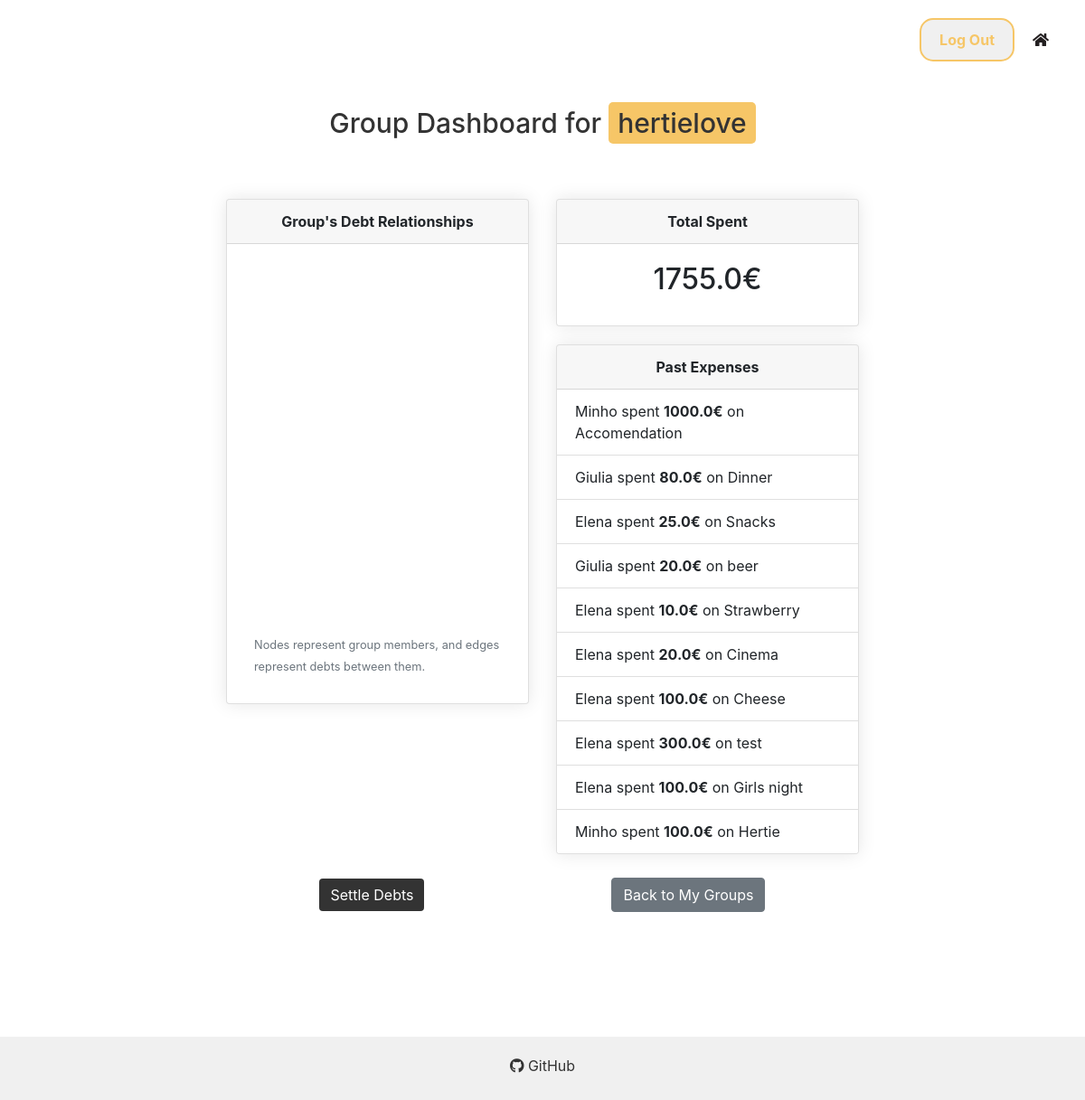
Page /group_dashboard/hertielove (signed in) on the committed database.
### app/models.py (models this page shows)
class Group(db.Model):
    id = db.Column(db.Integer, primary_key=True)
    name = db.Column(db.String(100), nullable=False)
    expenses = db.relationship('Expense', backref='group')

class User(db.Model, UserMixin):
    id = db.Column(db.Integer, primary_key=True)
    first_name = db.Column(db.String(100), nullable=False)
    last_name = db.Column(db.String(100), nullable=False)
    username = db.Column(db.String(80), unique=True, nullable=False)
    password = db.Column(db.String(80), nullable=False)
    paypal_username = db.Column(db.String(80), unique=True, nullable=False)
    groups = db.relationship('Group', secondary='user_group', backref='members')
    expenses_paid = db.relationship('Expense', backref='payer', foreign_keys='Expense.payer_id')

class Expense(db.Model):
    id = db.Column(db.Integer, primary_key=True)
    description = db.Column(db.String(255), nullable=False)
    amount = db.Column(db.Float, nullable=False)
    payer_id = db.Column(db.Integer, db.ForeignKey('user.id'), nullable=False)
    group_id = db.Column(db.Integer, db.ForeignKey('group.id'), nullable=False)
    debtors = db.relationship('User', secondary='expense_debtors', backref=db.backref('debts'))
    settled = db.Column(db.Boolean, default=False, nullable=False)

### app/routes.py (the view)
    @app.route('/group_dashboard/<group_name>', methods=['GET'])
    @login_required
    def group_dashboard(group_name):
        group = Group.query.filter_by(name=group_name).first_or_404()
        expenses = Expense.query.filter_by(group_id=group.id).all()
        total_spent = sum(expense.amount for expense in expenses)
        past_expenses = [
            {
                'spender': "You" if expense.payer_id == current_user.id else User.query.get(
                    expense.payer_id).first_name,
                'amount': expense.amount,
                'description': expense.description
            } for expense in expenses
        ]
        nodes = set()
        edges = []
        for expense in expenses:
            nodes.add(expense.payer_id)  # Ensure payer is added as a node
            split_amount = expense.amount / max(len(expense.debtors), 1)  # Safely handle division
            for debtor in expense.debtors:
                if debtor.id != expense.payer_id:
                    nodes.add(debtor.id)
                    edges.append({
                        'from': expense.payer_id,
                        'to': debtor.id,
                        'label': f"€{split_amount:.2f}"
                    })
        nodes = [{'id': node_id, 'label': User.query.get(node_id).first_name} for node_id in nodes]
        return render_template('group_dashboard.html', group=group, total_spent=total_spent,
                               past_expenses=past_expenses, nodes=nodes, edges=edges, group_name=group_name)

### app/__init__.py (called while the page is built)
@login_manager.user_loader
def load_user(user_id):
    from app.models import User  # Move this import inside the user_loader function
    return User.query.get(int(user_id))

### app/templates/group_dashboard.html (shortened to what this page needs)
{% extends 'layout.html' %}
{% block content %}
<h1 class="dashboard-title">Group Dashboard for <span class="highlight">{{ group.name }}</span></h1>
<div class="container mt-3">
    <div class="row">
        <div class="col-md-6 mb-3">
            <div class="card">
                <div class="card-header text-center font-weight-bold">
                    Group's Debt Relationships
                </div>
                <div class="card-body" style="padding: 30px;">
                    <div id="debtGraph" style="height: 400px;"></div>
                    <small class="text-muted mt-3">Nodes represent group members, and edges represent debts between them.</small>
                </div>
            </div>
        </div>
        <div class="col-md-6">
            <div class="card">
                <div class="card-header text-center font-weight-bold">
                    Total Spent
                </div>
                <div class="card-body text-center">
                    <h2 class="card-title">{{ total_spent }}€</h2>
                </div>
            </div>
            <div class="card mb-3">
                <div class="card-header text-center font-weight-bold">
                    Past Expenses
                </div>
                <ul class="list-group list-group-flush">
                    {% for expense in past_expenses %}
                    <li class="list-group-item">{{ expense.spender }} spent <b>{{ expense.amount }}€</b> on {{ expense.description }}</li>
                    {% endfor %}
                </ul>
            </div>
        </div>
    </div>
    <div  class="button-container">
        <a href="{{ url_for('settle_debts', group_name=group.name) }}" class="btn btn-primary center-button">Settle Debts</a>
        <a href="{{ url_for('dashboard') }}" class="btn btn-secondary center-button">Back to My Groups</a>
    </div>
</div>
{% endblock %}

### app/static/styles.css (style rules this page uses)
body h1 { font-size: 30px; }
.dashboard-title { color: #333; text-align: center; font-size: 30px; }
.highlight { background-color: #F6C667; padding: 5px 10px; border-radius: 5px; }
html, body { height: 100%; margin: 0; padding: 0; }
body { display: flex; flex-direction: column; }
.container { padding: 30px; }
.text-center { text-align: center; }
h2, h3 { color: var(--eerie-black); margin-bottom: 20px; }
.card { margin-top: 20px; box-shadow: 0 0 20px rgba(0, 0, 0, 0.1); }
.card-header { background-color: var(--periwinkle); }
.card-body { padding: 20px; }
a { color: var(--saffron); text-decoration: none; }
.btn-primary { background-color: #333 !important; color: white !important; border: none !important; padding: 10px 20px; font-size: 16px; text-align: center !important; display: inline-block !important; margin: 10px auto; cursor: pointer; }
.center-button { display: block; margin: 10px auto; text-align: center; }
.button-container { display: flex; justify-content: center; align-items: center; }

### rows in the picture
Group: name "hertielove"
User: spender "Minho" "Minho"
Expense: amount "1000.0", description "Accomendation"
User: spender "Giulia" "Giulia"
Expense: amount "80.0", description "Dinner"
User: spender "Elena" "Elena" "Elena" "Elena" "Elena" "Elena"
Expense: amount "25.0", description "Snacks"
Expense: amount "20.0", description "beer"
Expense: amount "10.0", description "Strawberry"
Expense: amount "20.0", description "Cinema"
Expense: amount "100.0", description "Cheese"
Expense: amount "300.0", description "test"
Expense: amount "100.0", description "Girls night"
Expense: amount "100.0", description "Hertie"

### other values in the picture
{{ total_spent }} "1755.0"
